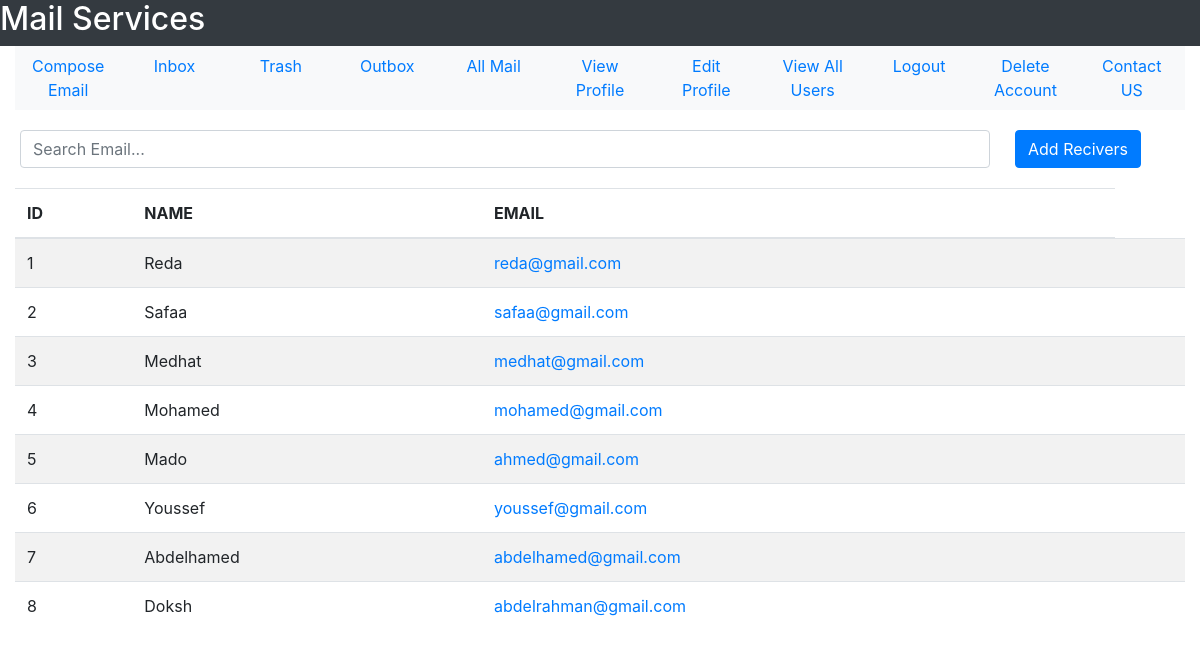
Page /All-Users on the committed database.
### tables this page shows
CREATE TABLE user(user_id INTEGER PRIMARY KEY, user_name TEXT NOT NULL, user_email TEXT NOT NULL, user_password TEXT  NOT NULL, user_gender TEXT NOT NULL, user_date_of_birth TEXT NOT NULL, user_city TEXT NOT NULL, user_country TEXT NOT NULL, user_contact INTEGER, user_account_creation_date TEXT NOT NULL, user_active INTEGER DEFAULT 0 CHECK(user_active == 1 OR user_active == 0), UNIQUE(user_email));

### User/User_Profile/user.py (the view)
@user_profile_bp.route('/All-Users')
def view_all_users():
    sqlite_connection = sqlite3.connect('Mail_DB.db')
    select_allusers_query = """SELECT user_id , user_name, user_email FROM user;"""
    allUsers = sqlite_connection.execute(select_allusers_query).fetchall()
    sqlite_connection.close()
    return render_template("User_Profile/allUsers.html", allUsers = allUsers)

### User/User_Profile/templates/User_Profile/allUsers.html (shortened to what this page needs)
<!DOCTYPE html>
<html lang = "en">
    <head>
        <link rel="stylesheet" href="https://maxcdn.bootstrapcdn.com/bootstrap/4.5.2/css/bootstrap.min.css">
    </head>
    <body>
        <div class = "container-fluid">
        <div class = "row bg-dark text-white">
            <h2>Mail Services</h2>
        </div>
        <div>
            <ul class = "nav nav-justified bg-light">
                <li class = 'nav-item'>
                    <a href = "{{url_for('user_mail_bp.compose_email')}}" class = 'nav-link'>Compose Email</a>
                </li>
                <li class = 'nav-item'>
                    <a href = "{{url_for('user_mail_bp.see_inbox')}}" class = 'nav-link'>Inbox</a>
                </li>
                <li class = 'nav-item'>
                    <a href = "{{url_for('user_mail_bp.trash')}}" class = 'nav-link'>Trash</a>
                </li>
                <li class = 'nav-item'>
                    <a href = "{{url_for('user_mail_bp.see_outbox')}}" class = 'nav-link'>Outbox</a>
                </li>
                <li class = 'nav-item'>
                    <a href = "{{url_for('user_mail_bp.see_all_mail')}}" class = 'nav-link'>All Mail</a>
                </li>
                <li class = 'nav-item'>
                    <a href = "{{url_for('user_profile_bp.view_profile')}}" class = 'nav-link'>View Profile</a>
                </li>
                <li class = 'nav-item'>
                    <a href = "{{url_for('user_profile_bp.edit_profile_form')}}" class = 'nav-link'>Edit Profile</a>
                </li>
                <li class = 'nav-item'>
                    <a href = "{{url_for('user_profile_bp.view_all_users')}}" class = 'nav-link'>View All Users</a>
                </li>
                <li class = 'nav-item'>
                    <a href = "{{url_for('user_profile_bp.logout')}}" class = 'nav-link'>Logout</a>
                </li>
                <li class = 'nav-item'>
                    <a href = "{{url_for('user_profile_bp.delete_account')}}" class = 'nav-link'>Delete Account</a>
                </li>
                <li class = 'nav-item'>
                    <a href = '#' class = 'nav-link'>Contact US</a>
                </li>
            </ul>
        </div>
        <div class = "row">
            <div class = "col-10">
                <input type = "text" class = "form-control" id = "userInput" placeholder = "Search Email..." style = "margin-top: 20px;margin-bottom: 20px;">
            </div>
            <div class = "col-2">
                <button class = "btn btn-primary" id = "addReceiversButton" style = "margin-top: 20px;">Add Recivers</button>
            </div>
        </div>
        <table class = "table table-striped">
            <thead>
            <tr>
                <th>ID</th>
                <th>NAME</th>
                <th>EMAIL</th>
            </tr>
            </thead>
            <tbody>
            {%for user in allUsers:%}
                <tr id = "row">
                    <td id = "userID">{{user[0]}}</td>
                    <td id = "userName">{{user[1]}}</td>
                    <td><a id = "userMail" href = "{{url_for('user_mail_bp.compose_to_email', user_mail = user[2])}}">{{user[2]}}</a></td>
                    <td><button class = "btn btn-primary btn-sm" id = "addBtns" style = "display: none;">Add</button></td>
                </tr>
            {%endfor%}
            </tbody>
        </table>
        <div>
        <table style = "height: 100px;">
            <tr>
                <td>
                </td>
                <td>
                </td>
                <td>
                </td>
                <td>
                </td>
                </tr>
        </table>
        </div>
        </div>
    </body>
    </html>

### User/User_Profile/templates/User_Profile/allUsers.html (style rules this page uses)
.form-control { margin: 5px; }

### rows in the picture
user: user_id "1", user_name "Reda", user_email "reda@gmail.com"
user: user_id "2", user_name "Safaa", user_email "safaa@gmail.com"
user: user_id "3", user_name "Medhat", user_email "medhat@gmail.com"
user: user_id "4", user_name "Mohamed", user_email "mohamed@gmail.com"
user: user_id "5", user_name "Mado", user_email "ahmed@gmail.com"
user: user_id "6", user_name "Youssef", user_email "youssef@gmail.com"
user: user_id "7", user_name "Abdelhamed", user_email "abdelhamed@gmail.com"
user: user_id "8", user_name "Doksh", user_email "abdelrahman@gmail.com"
